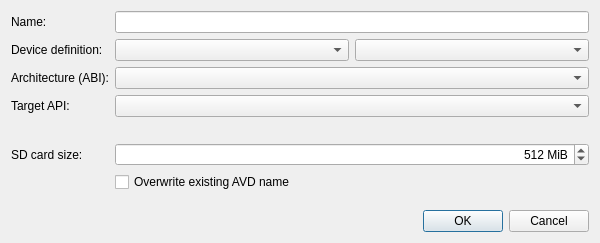
<?xml version="1.0" encoding="UTF-8"?>
<ui version="4.0">
 <class>Android::Internal::AddNewAVDDialog</class>
 <widget class="QDialog" name="Android::Internal::AddNewAVDDialog">
  <property name="geometry">
   <rect>
    <x>0</x>
    <y>0</y>
    <width>600</width>
    <height>243</height>
   </rect>
  </property>
  <property name="minimumSize">
   <size>
    <width>600</width>
    <height>0</height>
   </size>
  </property>
  <property name="maximumSize">
   <size>
    <width>1024</width>
    <height>16777215</height>
   </size>
  </property>
  <property name="windowTitle">
   <string>Create new AVD</string>
  </property>
  <layout class="QVBoxLayout" name="verticalLayout">
   <item>
    <layout class="QGridLayout" name="gridLayout">
     <item row="0" column="0">
      <widget class="QLabel" name="nameLabel">
       <property name="sizePolicy">
        <sizepolicy hsizetype="Fixed" vsizetype="Preferred">
         <horstretch>0</horstretch>
         <verstretch>0</verstretch>
        </sizepolicy>
       </property>
       <property name="text">
        <string>Name:</string>
       </property>
      </widget>
     </item>
     <item row="2" column="0">
      <widget class="QLabel" name="abiLabel">
       <property name="text">
        <string>Architecture (ABI):</string>
       </property>
      </widget>
     </item>
     <item row="5" column="0">
      <widget class="QLabel" name="sdcardSizeLabel">
       <property name="text">
        <string>SD card size:</string>
       </property>
      </widget>
     </item>
     <item row="3" column="0">
      <widget class="QLabel" name="targetApiLabel">
       <property name="text">
        <string>Target API:</string>
       </property>
      </widget>
     </item>
     <item row="1" column="0">
      <widget class="QLabel" name="deviceDefinitionLabel">
       <property name="text">
        <string>Device definition:</string>
       </property>
      </widget>
     </item>
     <item row="2" column="1" colspan="2">
      <widget class="QComboBox" name="abiComboBox"/>
     </item>
     <item row="5" column="1" colspan="2">
      <widget class="QSpinBox" name="sdcardSizeSpinBox">
       <property name="alignment">
        <set>Qt::AlignRight|Qt::AlignTrailing|Qt::AlignVCenter</set>
       </property>
       <property name="suffix">
        <string> MiB</string>
       </property>
       <property name="minimum">
        <number>0</number>
       </property>
       <property name="maximum">
        <number>1000000</number>
       </property>
       <property name="value">
        <number>512</number>
       </property>
      </widget>
     </item>
     <item row="0" column="1" colspan="2">
      <widget class="QLineEdit" name="nameLineEdit"/>
     </item>
     <item row="3" column="1" colspan="2">
      <widget class="QComboBox" name="targetApiComboBox"/>
     </item>
     <item row="1" column="2">
      <widget class="QComboBox" name="deviceDefinitionComboBox"/>
     </item>
     <item row="4" column="1" colspan="2">
      <widget class="Utils::InfoLabel" name="warningText"/>
     </item>
     <item row="1" column="1">
      <widget class="QComboBox" name="deviceDefinitionTypeComboBox">
       <property name="sizePolicy">
        <sizepolicy hsizetype="Minimum" vsizetype="Fixed">
         <horstretch>0</horstretch>
         <verstretch>0</verstretch>
        </sizepolicy>
       </property>
      </widget>
     </item>
     <item row="6" column="1">
      <widget class="QCheckBox" name="overwriteCheckBox">
       <property name="text">
        <string>Overwrite existing AVD name</string>
       </property>
      </widget>
     </item>
    </layout>
   </item>
   <item>
    <spacer name="verticalSpacer">
     <property name="orientation">
      <enum>Qt::Vertical</enum>
     </property>
     <property name="sizeHint" stdset="0">
      <size>
       <width>20</width>
       <height>20</height>
      </size>
     </property>
    </spacer>
   </item>
   <item>
    <widget class="QDialogButtonBox" name="buttonBox">
     <property name="orientation">
      <enum>Qt::Horizontal</enum>
     </property>
     <property name="standardButtons">
      <set>QDialogButtonBox::Cancel|QDialogButtonBox::Ok</set>
     </property>
    </widget>
   </item>
  </layout>
 </widget>
 <customwidgets>
  <customwidget>
   <class>Utils::InfoLabel</class>
   <extends>QLabel</extends>
   <header location="global">utils/infolabel.h</header>
  </customwidget>
 </customwidgets>
 <resources/>
 <connections>
  <connection>
   <sender>buttonBox</sender>
   <signal>accepted()</signal>
   <receiver>Android::Internal::AddNewAVDDialog</receiver>
   <slot>accept()</slot>
   <hints>
    <hint type="sourcelabel">
     <x>222</x>
     <y>134</y>
    </hint>
    <hint type="destinationlabel">
     <x>157</x>
     <y>148</y>
    </hint>
   </hints>
  </connection>
  <connection>
   <sender>buttonBox</sender>
   <signal>rejected()</signal>
   <receiver>Android::Internal::AddNewAVDDialog</receiver>
   <slot>reject()</slot>
   <hints>
    <hint type="sourcelabel">
     <x>245</x>
     <y>140</y>
    </hint>
    <hint type="destinationlabel">
     <x>249</x>
     <y>148</y>
    </hint>
   </hints>
  </connection>
 </connections>
</ui>
